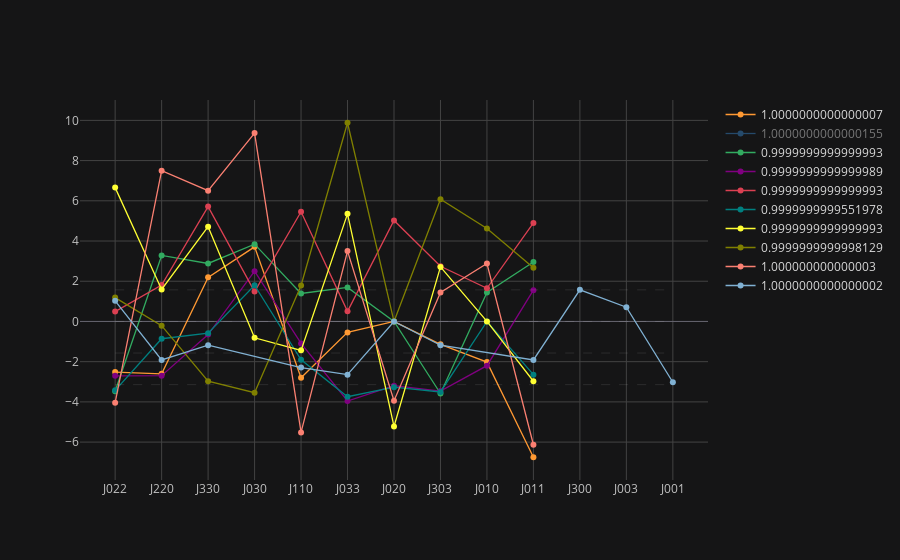

The cell this chart's notebook holds for it:
### Markdown cell above
Plot all solutions found for solutions in `data/new_nets` with name `fredkin*`:

### Code cell
NetsDataFolder('../data/new_nets/').filter('fredkin*').plot_parameters()

### Figure 1 — Plotly figure (JSON) as saved in the notebook; plotly's stock layout.template omitted (floating-point values rounded to 4 significant figures)
{"data": [{"connectgaps": true, "line": {"color": "rgba(255, 153, 51, 1.0)", "dash": "solid", "width": 1.3}, "marker": {"size": 6, "symbol": "dot"}, "mode": "lines+markers", "name": 1.0, "text": "", "type": "scatter", "uid": "af9890", "x": ["J022", "J220", "J330", "J030", "J110", "J033", "J020", "J303", "J010", "J011", "J300", "J003", "J001"], "y": [-2.519, -2.603, 2.193, 3.71, -2.799, -0.5446, 1.125e-09, -1.137, -2.021, -6.754, "", "", ""]}, {"connectgaps": true, "line": {"color": "rgba(55, 128, 191, 1.0)", "dash": "solid", "width": 1.3}, "marker": {"size": 6, "symbol": "dot"}, "mode": "lines+markers", "name": 1.0, "text": "", "type": "scatter", "uid": "1c614c", "visible": "legendonly", "x": ["J022", "J220", "J330", "J030", "J110", "J033", "J020", "J303", "J010", "J011", "J300", "J003", "J001"], "y": [-15.86, 7.286, -116.0, 122.4, 2.055, 147.5, 10.16, 119.2, -0.3697, -11.89, "", "", ""]}, {"connectgaps": true, "line": {"color": "rgba(50, 171, 96, 1.0)", "dash": "solid", "width": 1.3}, "marker": {"size": 6, "symbol": "dot"}, "mode": "lines+markers", "name": 1.0, "text": "", "type": "scatter", "uid": "5a5487", "x": ["J022", "J220", "J330", "J030", "J110", "J033", "J020", "J303", "J010", "J011", "J300", "J003", "J001"], "y": [-3.471, 3.283, 2.884, 3.843, 1.393, 1.69, 7.835e-07, -3.582, 1.445, 2.96, "", "", ""]}, {"connectgaps": true, "line": {"color": "rgba(128, 0, 128, 1.0)", "dash": "solid", "width": 1.3}, "marker": {"size": 6, "symbol": "dot"}, "mode": "lines+markers", "name": 1.0, "text": "", "type": "scatter", "uid": "696ac4", "x": ["J022", "J220", "J330", "J030", "J110", "J033", "J020", "J303", "J010", "J011", "J300", "J003", "J001"], "y": [-2.703, -2.699, -0.6495, 2.498, -1.091, -3.957, -3.192, -3.465, -2.198, 1.555, "", "", ""]}, {"connectgaps": true, "line": {"color": "rgba(219, 64, 82, 1.0)", "dash": "solid", "width": 1.3}, "marker": {"size": 6, "symbol": "dot"}, "mode": "lines+markers", "name": 1.0, "text": "", "type": "scatter", "uid": "034345", "x": ["J022", "J220", "J330", "J030", "J110", "J033", "J020", "J303", "J010", "J011", "J300", "J003", "J001"], "y": [0.4905, 1.814, 5.711, 1.484, 5.456, 0.5019, 5.024, 2.743, 1.651, 4.898, "", "", ""]}, {"connectgaps": true, "line": {"color": "rgba(0, 128, 128, 1.0)", "dash": "solid", "width": 1.3}, "marker": {"size": 6, "symbol": "dot"}, "mode": "lines+markers", "name": 1.0, "text": "", "type": "scatter", "uid": "5eefa9", "x": ["J022", "J220", "J330", "J030", "J110", "J033", "J020", "J303", "J010", "J011", "J300", "J003", "J001"], "y": [-3.427, -0.8595, -0.5806, 1.802, -1.904, -3.744, -3.271, -3.507, 4.486e-07, -2.646, "", "", ""]}, {"connectgaps": true, "line": {"color": "rgba(255, 255, 51, 1.0)", "dash": "solid", "width": 1.3}, "marker": {"size": 6, "symbol": "dot"}, "mode": "lines+markers", "name": 1.0, "text": "", "type": "scatter", "uid": "0e40b8", "x": ["J022", "J220", "J330", "J030", "J110", "J033", "J020", "J303", "J010", "J011", "J300", "J003", "J001"], "y": [6.656, 1.594, 4.711, -0.8125, -1.437, 5.351, -5.223, 2.712, 2.462e-09, -2.975, "", "", ""]}, {"connectgaps": true, "line": {"color": "rgba(128, 128, 0, 1.0)", "dash": "solid", "width": 1.3}, "marker": {"size": 6, "symbol": "dot"}, "mode": "lines+markers", "name": 1.0, "text": "", "type": "scatter", "uid": "e8b678", "x": ["J022", "J220", "J330", "J030", "J110", "J033", "J020", "J303", "J010", "J011", "J300", "J003", "J001"], "y": [1.188, -0.2076, -2.971, -3.546, 1.789, 9.882, -6.352e-07, 6.081, 4.622, 2.675, "", "", ""]}, {"connectgaps": true, "line": {"color": "rgba(251, 128, 114, 1.0)", "dash": "solid", "width": 1.3}, "marker": {"size": 6, "symbol": "dot"}, "mode": "lines+markers", "name": 1.0, "text": "", "type": "scatter", "uid": "89448f", "x": ["J022", "J220", "J330", "J030", "J110", "J033", "J020", "J303", "J010", "J011", "J300", "J003", "J001"], "y": [-4.042, 7.496, 6.505, 9.366, -5.52, 3.498, -3.944, 1.437, 2.883, -6.132, "", "", ""]}, {"connectgaps": true, "line": {"color": "rgba(128, 177, 211, 1.0)", "dash": "solid", "width": 1.3}, "marker": {"size": 6, "symbol": "dot"}, "mode": "lines+markers", "name": 1.0, "text": "", "type": "scatter", "uid": "2d1c9c", "x": ["J022", "J220", "J330", "J030", "J110", "J033", "J020", "J303", "J010", "J011", "J300", "J003", "J001"], "y": [1.026, -1.911, -1.182, "", -2.295, -2.645, -5.944e-12, -1.182, "", -1.914, 1.571, 0.7088, -3.025]}], "layout": {"autosize": true, "legend": {"bgcolor": "#151516", "font": {"color": "#D9D9D9"}}, "paper_bgcolor": "#151516", "plot_bgcolor": "#151516", "shapes": [{"line": {"color": "white", "dash": "dash", "width": 0.1}, "type": "line", "x0": 0, "x1": 12, "y0": -3.142, "y1": -3.142}, {"line": {"color": "white", "dash": "dash", "width": 0.1}, "type": "line", "x0": 0, "x1": 12, "y0": -1.571, "y1": -1.571}, {"line": {"color": "white", "dash": "dash", "width": 0.1}, "type": "line", "x0": 0, "x1": 12, "y0": 0, "y1": 0}, {"line": {"color": "white", "dash": "dash", "width": 0.1}, "type": "line", "x0": 0, "x1": 12, "y0": 1.571, "y1": 1.571}], "titlefont": {"color": "#D9D9D9"}, "xaxis": {"autorange": true, "gridcolor": "#434343", "range": [-0.7079, 12.71], "showgrid": true, "tickfont": {"color": "#C2C2C2"}, "title": "", "titlefont": {"color": "#D9D9D9"}, "type": "category", "zerolinecolor": "#666570"}, "yaxis": {"autorange": true, "gridcolor": "#434343", "range": [-8.126, 11.25], "showgrid": true, "tickfont": {"color": "#C2C2C2"}, "title": "", "titlefont": {"color": "#D9D9D9"}, "type": "linear", "zerolinecolor": "#666570"}}}
